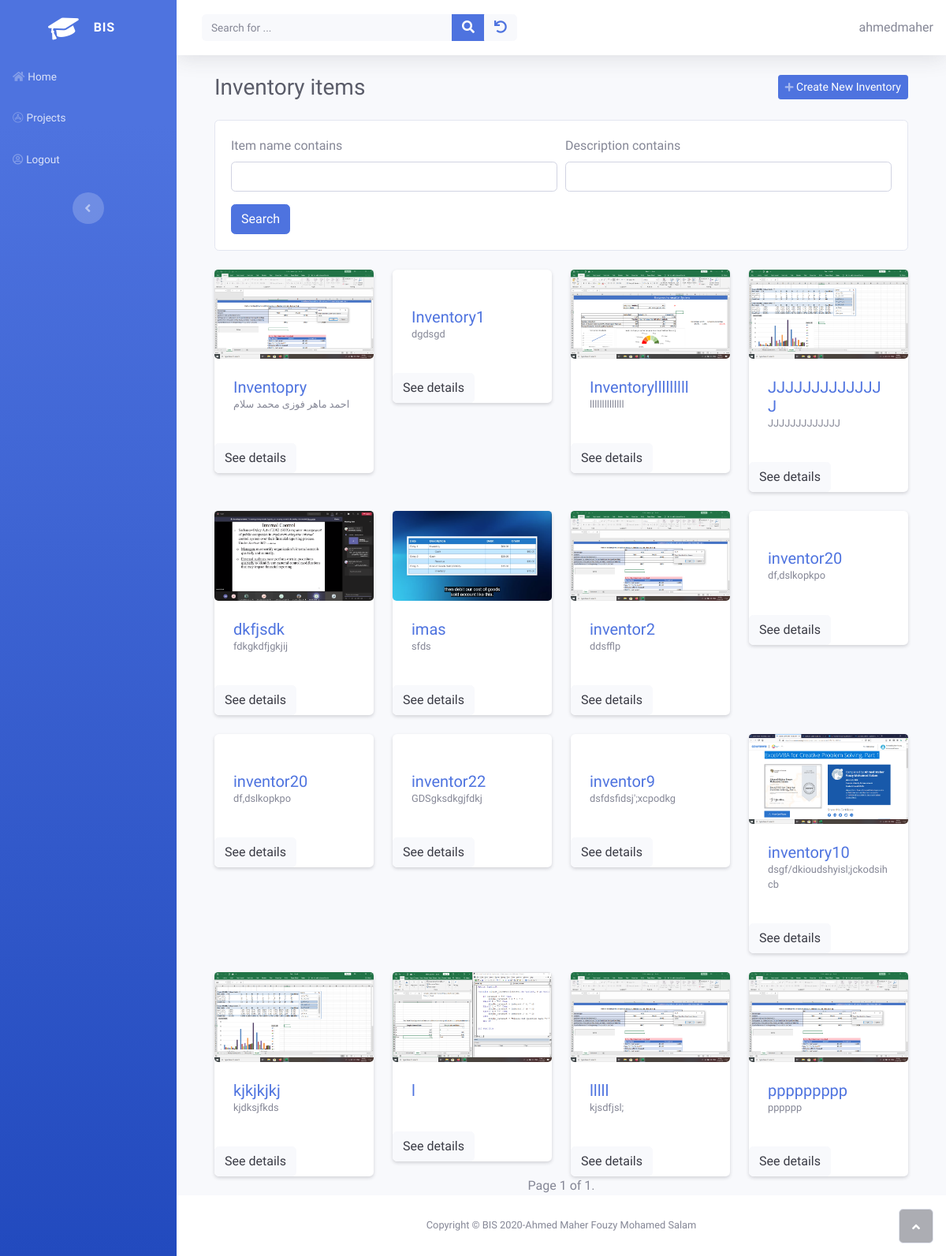
/inventory/list_inventory (signed in), run on the app's committed database.
### inventory/models.py (models this page shows, shortened)
class Inventory(models.Model):
    owner = models.ForeignKey(get_user_model(), on_delete=models.CASCADE)
    item_name = models.CharField(max_length=250)
    description = models.TextField(
        null= True,
        blank= True
    )
    general_ledeger_account = models.ForeignKey('sole_proprietorship.Accounts',on_delete=models.CASCADE)

class InventoryImag(models.Model):
    class Meta:
        verbose_name = 'Inventory Image'
        verbose_name_plural = 'Inventory Images'
    inventory  = models.ForeignKey(Inventory , on_delete=models.CASCADE , related_name="imgs" )
    img = models.ImageField(upload_to=inventory_imag_directory_path,
                                null=True,
                                blank=True,
                                editable=True,
                                help_text="Inventory image")

### inventory/views.py (the view)
# urls.py: path('list_inventory' , views.ListInventoryView.as_view() , name="list_inventory") ,
class ListInventoryView(LoginRequiredMixin, FilterContextMixin, FilterView):
    model = Inventory
    template_name = "inventory/inventory_list.html"
    paginate_by = 20
    ordering = ['item_name']
    filterset_class = InventoryFilter
    helper = InventoryFilterHelper()
    def get_queryset(self):
        qs = super().get_queryset().filter(owner= self.request.user)
        return qs

### inventory/views.py (called while the page is built)
    def get_context_data(self, **kwargs):
        ctx = super().get_context_data(**kwargs)
        ctx['helper'] = self.helper
        return ctx

### inventory/templates/inventory/inventory_list.html
{% extends 'home/base.html' %}
{% block content %}
<div class="container">
    <div class="d-sm-flex justify-content-between align-items-center mb-4">
        <h3 class="text-dark mb-0">Inventory items</h3><a class="btn btn-primary btn-sm d-none d-sm-inline-block" role="button" href="{% url 'inventory:create_inventory'%}"><i class="fa fa-plus fa-sm text-white-50"></i>&nbsp;Create New Inventory</a>
    </div>
    {% include 'home/filter_form.html' %}
    {% if inventory_list %}
        <div class="row">
        {% for inventory in inventory_list %}
            {% if forloop.counter0|divisibleby:"4" %}
                </div><br><div class="row">
            {% endif %}
            <div class="col-lg-3 col-md-6 mb-4 mb-lg-0">
            <div class="card shadow-sm border-0 rounded">
                <div class="card-body p-0">
                    {% if inventory.imgs.all.0.img.url %}
                        <img src="{{inventory.imgs.all.0.img.url}}" alt="" class="w-100 card-img-top">
                    {% else %}
                        <img src="https://www.allianceplast.com/wp-content/uploads/2017/11/no-image.png" alt="" class="w-100 card-img-top">
                    {% endif %}
                    <div class="p-4">
                        <h5 class="mb-0"> <a href="{% url "inventory:detail_inventory" inventory.id %}">{{ inventory.item_name }}</a></h5>
                        <p class="small text-muted">{{ inventory.description|truncatechars:75 }}</p>
                    </div>
                  <div><a class="btn btn-light" href="{% url "inventory:detail_inventory" inventory.id %}" target="blank">See details</a></div>
                </div>
            </div>
        </div>
        {% endfor %}
    {% else %}
        <p>There is no inventory item in the database yet.</p>
    {% endif %}
        </div>
</div>
{% load sole_proprietorship_extras %}
{% include 'home/pagination.html' %}
{% endblock %}

### home/templates/home/base.html (shortened to what this page needs)
{% load static%}
<!DOCTYPE html>
<html>
<head>
    <link rel="stylesheet" href="{% static 'home/bootstrap/css/bootstrap.min.css' %}">
    <link rel="stylesheet" href="{% static 'home/css/styles.min.css' %}">
    <link rel="stylesheet" href="https://use.fontawesome.com/releases/v5.12.0/css/all.css">
</head>
<body id="page-top">
    <div id="wrapper">
        <nav class="navbar navbar-dark align-items-start sidebar sidebar-dark accordion bg-gradient-primary p-0">
            <div class="container-fluid d-flex flex-column p-0">
                <a class="navbar-brand d-flex justify-content-center align-items-center sidebar-brand m-0" href="#">
                    <div class="sidebar-brand-icon rotate-n-15"><i class="fas fa-graduation-cap"></i></div>
                    <div class="sidebar-brand-text mx-3"><span>BIS</span></div>
                </a>
                <ul class="nav navbar-nav text-light" id="accordionSidebar">
                    <li class="nav-item" role="presentation"><a class="nav-link" href="{% url 'home:home' %}"><i class="fas fa-home"></i><span>Home</span></a><a class="nav-link" href="{% url 'projects:home' %}"><i class="fab fa-app-store"></i><span>Projects</span></a></li>
                    {% if user.is_authenticated %}
                    <li class="nav-item" role="presentation"><a class="nav-link" href="{% url 'home:logout' %}?next={{ request.path }}"><i class="far fa-user-circle"></i><span>Logout</span></a></li>
                    {% endif %}
                </ul>
                <div class="text-center d-none d-md-inline"><button class="btn rounded-circle border-0" id="sidebarToggle" type="button"></button></div>
            </div>
        </nav>
        <div class="d-flex flex-column" id="content-wrapper">
            <div id="content">
                <nav class="navbar navbar-light navbar-expand bg-white shadow mb-4 topbar static-top">
                    <div class="container-fluid"><button class="btn btn-link d-md-none rounded-circle mr-3" id="sidebarToggleTop" type="button"></button>
                        <div class="form-inline d-none d-sm-inline-block mr-auto ml-md-3 my-2 my-md-0 mw-100 navbar-search">
                            <div class="input-group"><input id="search" class="bg-light form-control border-0 small" type="text" placeholder="Search for ..." name="search"   {% if search %} value="{{ search }}" {% endif %}>
                                <div class="input-group-append"><button id= "search-btn" class="btn btn-primary py-0" ><i class="fas fa-search"></i></button></div>
                                <div class="input-group-append"><button class="btn btn-light py-0" type="button"><a href="{% url 'projects:home' %}"><i class="fa fa-undo"></i></a></button></div>
                            </div>
                        </div>
                        <div>
                            {{ user.username }}
                        </div>
                    </div>
                </nav>
                <div class="container">
                    <div id="ajax">
                    {% block content %}{% endblock%}
                    </div>
                </div>
            </div>
            <footer class="bg-white sticky-footer">
                <div class="container my-auto">
                    <div class="text-center my-auto copyright"><span>Copyright © BIS 2020-Ahmed Maher Fouzy Mohamed Salam</span></div>
                </div>
            </footer>
        </div><a class="border rounded d-inline scroll-to-top" href="#page-top"><i class="fas fa-angle-up"></i></a></div>
</body>
</html>

### data on the page
Inventory: imgs.all.0.img (picture), item_name "Inventopry", description "احمد ماهر فوزى محمد سلام"
Inventory: item_name "Inventory1", description "dgdsgd"
Inventory: imgs.all.0.img (picture), item_name "Inventorylllllllll", description "llllllllllllll"
Inventory: imgs.all.0.img (picture), item_name "JJJJJJJJJJJJJJ", description "JJJJJJJJJJJJJ"
Inventory: imgs.all.0.img (picture), item_name "dkfjsdk", description "fdkgkdfjgkjij"
Inventory: imgs.all.0.img (picture), item_name "imas", description "sfds"
Inventory: imgs.all.0.img (picture), item_name "inventor2", description "ddsfflp"
Inventory: item_name "inventor20", description "df,dslkopkpo"
Inventory: item_name "inventor20", description "df,dslkopkpo"
Inventory: item_name "inventor22", description "GDSgksdkgjfdkj"
Inventory: item_name "inventor9", description "dsfdsfidsj';xcpodkg"
Inventory: imgs.all.0.img (picture), item_name "inventory10", description "dsgf/dkioudshyisl;jckodsihcb"
Inventory: imgs.all.0.img (picture), item_name "kjkjkjkj", description "kjdksjfkds"
Inventory: imgs.all.0.img (picture), item_name "l"
Inventory: imgs.all.0.img (picture), item_name "lllll", description "kjsdfjsl;"
Inventory: imgs.all.0.img (picture), item_name "ppppppppp", description "pppppp"

### other printed values
{{ user.username }} "ahmedmaher"
{{ page_obj.number }} "1"
{{ page_obj.paginator.num_pages }} "1"
